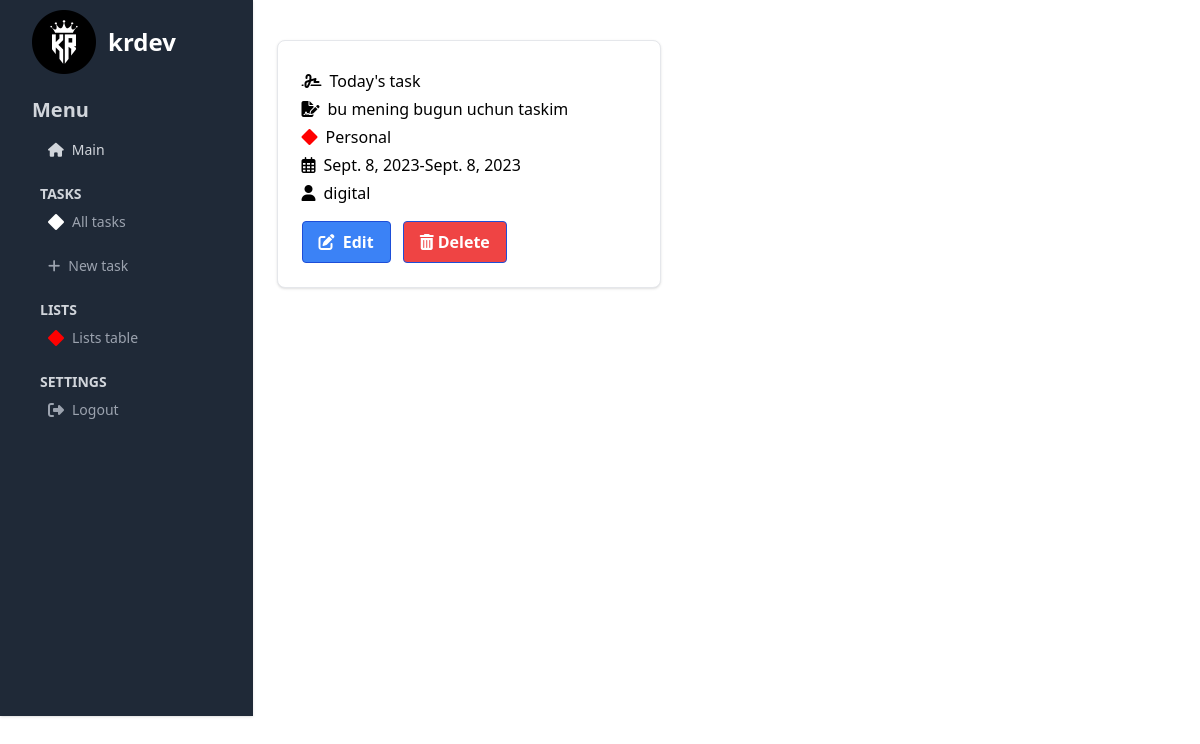
The app's page /task/22/ (signed in) with its own data.
### task/models.py (models this page shows, shortened)
class Task(models.Model):
    name = models.CharField(max_length=250)
    body = models.TextField()
    list = models.ForeignKey(List, related_name='tasks', on_delete=models.CASCADE)
    start_time = models.DateField()
    end_time = models.DateField()
    is_complete = models.BooleanField(default=False)
    author = models.ForeignKey(User, related_name='author', on_delete=models.CASCADE)

class List(models.Model):
    name = models.CharField(max_length=250)
    color = models.CharField(max_length=30)
    class Meta:
        verbose_name_plural = 'Lists'

### task/views.py (the view)
# urls.py: path('<int:pk>/', views.detail, name='detail'),
@login_required
def detail(request, pk):
    task = get_object_or_404(Task, pk=pk)
    is_author = request.user == task.author
    list_id = request.GET.get('list', 0)
    lists = List.objects.all()
    return render(request, 'task/detail.html', {
        'task': task,
        'is_author': is_author,
        'list_id': int(list_id),
        'lists': lists
    })

### task/templates/task/detail.html (shortened to what this page needs)
{% extends 'core/base.html' %}
{% block content %}
<div class="block max-w-sm p-6 bg-white border border-gray-200 rounded-lg shadow hover:bg-gray-100 dark:bg-gray-800 dark:border-gray-700 dark:hover:bg-gray-700">
    <div><i class="fa-solid fa-signature me-2 mt-2"></i>{{task.name}}</div>
    <div><i class="fa-solid fa-file-signature me-2 mt-2"></i>{{task.body}}</div>
    <div><i class="fa-solid fa-diamond me-2 mt-2" style="color:{{task.list.color}};"></i>{{task.list.name}}</div>
    <div><i class="fa-regular fa-calendar-days me-2 mt-2"></i>{{task.start_time}}-{{task.end_time}}</div>
    <div><i class="fa-solid fa-user me-2 mt-2"></i>{{task.author}}</div>
    <div class="mt-4">
        <a href="{% url 'task:edit' task.id %}" class="bg-blue-500 hover:bg-blue-700 text-white font-bold py-2 px-4 inline-flex items-center border border-blue-700 rounded">
            <span> <i class="fa-solid fa-pen-to-square me-1"></i> Edit</span>
        </a>
        <a href="{% url 'task:delete' task.id %}" class="ms-2 bg-red-500 hover:bg-red-700 text-white font-bold py-2 px-4 inline-flex items-center border border-blue-700 rounded">
            <span><i class="fa-solid fa-trash-can me-1"></i>Delete</span>
        </a>
    </div>
</div>
{% endblock %}

### core/templates/core/base.html (shortened to what this page needs)
{%load static%}
<!doctype html>
<html lang="en">
<head>
    <script src="https://cdn.tailwindcss.com"></script>
    <link rel="stylesheet" href="https://cdnjs.cloudflare.com/ajax/libs/font-awesome/6.2.0/css/all.min.css"
/>
</head>
<body>
<div class="w-full h-full">
    <dh-component>
        <div class="flex flex-no-wrap">
            <div style="min-height: 716px"
                 class="w-64 absolute sm:relative bg-gray-800 shadow md:h-full flex-col justify-between hidden sm:flex">
                <div class="px-8">
                    <div class="h-16 w-full flex items-center">
                        <a class="flex items-center mt-5">
                            <img src="{% static 'images/out.png' %}" class="h-16 mr-3" alt="My Logo"/>
                            <span class="self-center text-2xl font-semibold whitespace-nowrap text-white">{{user.username}}</span>
                        </a>
                    </div>
                    <h1 class="text-gray-300 text-xl mt-8" style="font-weight:bold">Menu</h1>
                    <li class="flex w-full justify-between text-gray-300 cursor-pointer items-center mb-6 ms-4 mt-4">
                        <a href="{%url 'core:index' %}"
                           class="flex items-center focus:outline-none focus:ring-2 focus:ring-white">
                            <span class="text-sm"><i class="fa-solid fa-house me-2"></i>Main</span>
                        </a>
                    </li>
                    <ul class="mt-4">
                        <h1 class="text-gray-300 text-sm mb-2 ms-2" style="font-weight:bold">TASKS</h1>
                        <li class="ms-4 flex w-full justify-between text-gray-400 hover:text-gray-300 cursor-pointer items-center mb-6">
                            <a href="{% url 'task:tasks'%}"
                               class="flex items-center focus:outline-none focus:ring-2 focus:ring-white">
                                <i class="fa-solid fa-diamond me-2" style="color:white;"></i>
                                <span class="text-sm">All tasks</span>
                            </a>
                        </li>
                        <li class="flex w-full justify-between text-gray-400 hover:text-gray-300 cursor-pointer items-center mb-6 ms-4">
                            <a href="{% url 'task:new_task' %}"
                               class="flex items-center focus:outline-none focus:ring-2 focus:ring-white">
                                <span class="text-sm"><i class="fa-solid fa-plus me-2"></i>New task</span>
                            </a>
                        </li>
                        <div class="ms-2 text-gray-300 text-sm mb-2" style="font-weight:bold">LISTS</div>
                        <li class="ms-4 flex w-full justify-between text-gray-400 hover:text-gray-300 cursor-pointer items-center mb-6">
                            <a href="{% url 'task:lists' %}"
                               class="flex items-center focus:outline-none focus:ring-2 focus:ring-white">
                                <i class="fa-solid fa-diamond me-2" style="color:red;"></i>
                                <span class="text-sm">Lists table</span>
                            </a>
                        </li>
                        <div class="ms-2 text-gray-300 text-sm mb-2" style="font-weight:bold">SETTINGS</div>
                        <li class="ms-4 flex w-full justify-between text-gray-400 hover:text-gray-300 cursor-pointer items-center mb-6">
                            <a href="{% url 'core:logout'%}"
                               class="flex items-center focus:outline-none focus:ring-2 focus:ring-white">
                                <i class="fa-solid fa-right-from-bracket me-2"></i>
                                <span class="text-sm">Logout</span>
                            </a>
                        </li>
                    </ul>
                </div>
            </div>
            <div class="container mx-auto py-10 h-64 md:w-4/5 w-11/12 px-6">
                <div class="w-full h-full">
                    {%block content%}
                    {%endblock%}
                </div>
            </div>
        </div>
    </dh-component>
</div>
</body>
</html>

### records on screen
Task: name "Today's task", body "bu mening bugun uchun taskim", list.name "Personal", start_time "Sept. 8, 2023", end_time "Sept. 8, 2023", author "digital"

### other values on screen
{{ user.username }} "krdev"
